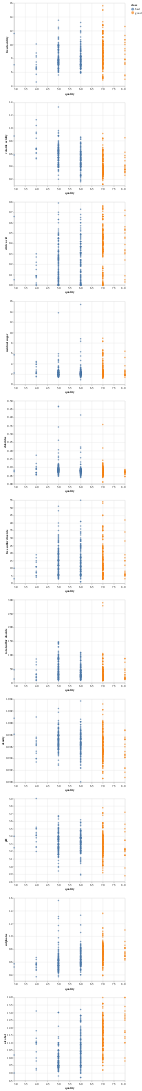

Notebook source saved alongside this figure:
### Code cell
# This code was also taken from Worksheet 7
total_chart = alt.vconcat(*chart_list)
total_chart

### Figure 1 — Vega-Lite specification as saved in the notebook (floating-point values rounded to 4 significant figures; data arrays with more than 128 entries replaced by an {"elided": "..."} marker saying what was removed)
{"config": {"view": {"continuousWidth": 400, "continuousHeight": 300}}, "vconcat": [{"mark": "circle", "encoding": {"color": {"field": "class", "type": "nominal"}, "x": {"field": "quality", "scale": {"zero": false}, "type": "quantitative"}, "y": {"field": "fixed acidity", "scale": {"zero": false}, "type": "quantitative"}}}, {"mark": "circle", "encoding": {"color": {"field": "class", "type": "nominal"}, "x": {"field": "quality", "scale": {"zero": false}, "type": "quantitative"}, "y": {"field": "volatile acidity", "scale": {"zero": false}, "type": "quantitative"}}}, {"mark": "circle", "encoding": {"color": {"field": "class", "type": "nominal"}, "x": {"field": "quality", "scale": {"zero": false}, "type": "quantitative"}, "y": {"field": "citric acid", "scale": {"zero": false}, "type": "quantitative"}}}, {"mark": "circle", "encoding": {"color": {"field": "class", "type": "nominal"}, "x": {"field": "quality", "scale": {"zero": false}, "type": "quantitative"}, "y": {"field": "residual sugar", "scale": {"zero": false}, "type": "quantitative"}}}, {"mark": "circle", "encoding": {"color": {"field": "class", "type": "nominal"}, "x": {"field": "quality", "scale": {"zero": false}, "type": "quantitative"}, "y": {"field": "chlorides", "scale": {"zero": false}, "type": "quantitative"}}}, {"mark": "circle", "encoding": {"color": {"field": "class", "type": "nominal"}, "x": {"field": "quality", "scale": {"zero": false}, "type": "quantitative"}, "y": {"field": "free sulfur dioxide", "scale": {"zero": false}, "type": "quantitative"}}}, {"mark": "circle", "encoding": {"color": {"field": "class", "type": "nominal"}, "x": {"field": "quality", "scale": {"zero": false}, "type": "quantitative"}, "y": {"field": "total sulfur dioxide", "scale": {"zero": false}, "type": "quantitative"}}}, {"mark": "circle", "encoding": {"color": {"field": "class", "type": "nominal"}, "x": {"field": "quality", "scale": {"zero": false}, "type": "quantitative"}, "y": {"field": "density", "scale": {"zero": false}, "type": "quantitative"}}}, {"mark": "circle", "encoding": {"color": {"field": "class", "type": "nominal"}, "x": {"field": "quality", "scale": {"zero": false}, "type": "quantitative"}, "y": {"field": "pH", "scale": {"zero": false}, "type": "quantitative"}}}, {"mark": "circle", "encoding": {"color": {"field": "class", "type": "nominal"}, "x": {"field": "quality", "scale": {"zero": false}, "type": "quantitative"}, "y": {"field": "sulphates", "scale": {"zero": false}, "type": "quantitative"}}}, {"mark": "circle", "encoding": {"color": {"field": "class", "type": "nominal"}, "x": {"field": "quality", "scale": {"zero": false}, "type": "quantitative"}, "y": {"field": "alcohol", "scale": {"zero": false}, "type": "quantitative"}}}], "data": {"name": "data-52aff5231d967996def0221623b526a7"}, "$schema": "https://vega.github.io/schema/vega-lite/v4.17.0.json", "datasets": {"data-52aff5231d967996def0221623b526a7": {"elided": "467 records"}}}
